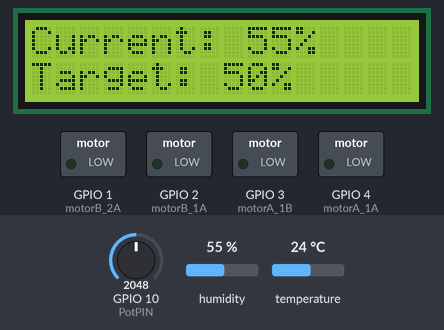
Recording of a sketch running on a simulated Seeed XIAO ESP32-S3. Parts: 16×2 character LCD, switched loads named in the sketch (green lamp = pin HIGH). Inputs (shaded band) come from the test bench; at power-on: humidity 55 %, GPIO 10 (PotPIN) = 2048, temperature 24 °C.

Above: at 1.3 s.
1.4 s: humidity set to 22 %
At 2.7 s:
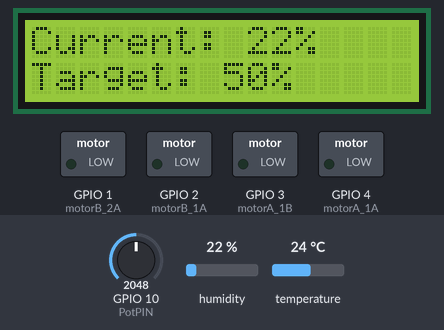
3.6 s: GPIO 10 (PotPIN) set to 1960
At 4.2 s:
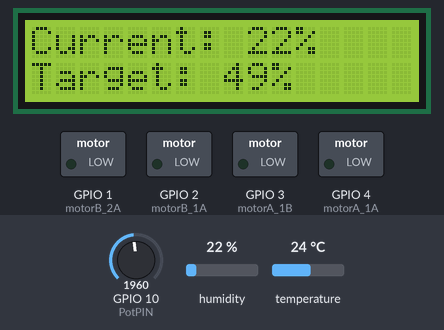
5.1 s: humidity set to 40 %
At 7.3 s:
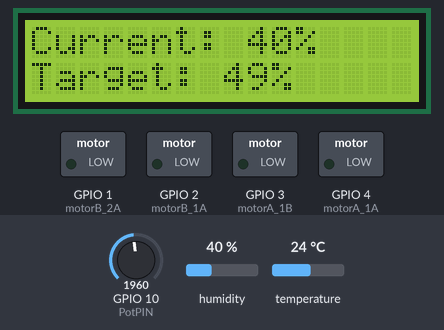
7.6 s: GPIO 10 (PotPIN) set to 1228
At 8.5 s:
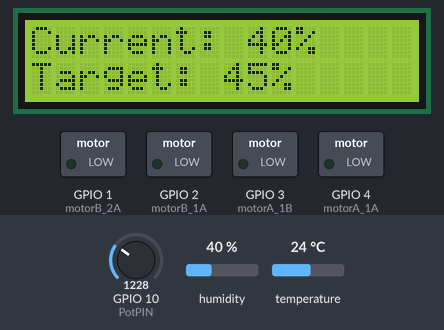
9.1 s: humidity set to 68 %
At 11.1 s:
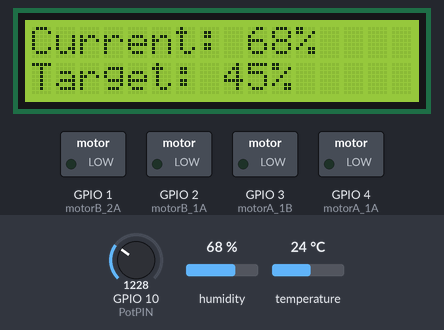
11.7 s: GPIO 10 (PotPIN) set to 491
At 12.8 s:
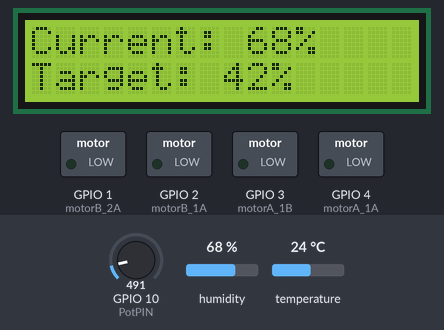
Timing chart, 0 to 14.2 s (numbered marks = the images above; inputs shaded):
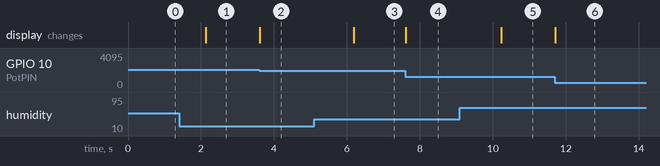

Measured:
- after the input at 1.4 s, the display: changes after 0.73 s (image 1)
- after the input at 3.6 s, the display: changes at once (image 2)
- after the input at 5.1 s, the display: changes after 1.1 s (image 3)
- after the input at 7.6 s, the display: changes at once (image 4)
- after the input at 9.1 s, the display: changes after 1.1 s (image 5)
- after the input at 11.7 s, the display: changes at once (image 6)

The sketch:

UI_and_Fan.ino
```cpp
/*
  This code is for Spring 2025 ECSE 395 Group 6's project.
  It is meant to be a humidifier that works with an external water source for easy cleaning.
  The current code is to run the fan (Motor B) for 5 seconds whenever the actual humidity is below the target humidity.
  It then waits for 30 seconds before turning the fan on for another 5, repeating until the actual humidity is
  at or above the target humidity.
  The board used for this project is an Seeed Studio XIAO ESP32S3 as it had enough analog out pins for the project
  While the board given in class, the Adafruit Feather V2, does not have enough.
*/

#include <DHT.h> //for DHT11 Sensor
#include <LiquidCrystal_I2C.h> //for LCD screen

//lcd is wired to SCL and SDA pins
const int DHTPIN = A10;  // Define the pin used to connect the sensor (A0)
#define DHTTYPE DHT11  // Define the sensor type
const int PotPIN = A9; // Defines the potentiometer pin (A1)

const int motorB_1A = A1; //Define the pin for pin B-1A on motor controller board
const int motorB_2A = A0; //Define the pin for pin B-2A on motor controller board
const int motorA_1A = A3; //Define the pin for pin A-1A on motor controller board
const int motorA_1B = A2; //Define the pin for pin A-1B on motor controller board

LiquidCrystal_I2C lcd(0x27, 16, 2);  // initialize the Liquid Crystal Display object with the I2C address 0x27, 16 columns and 2 rows

DHT dht(DHTPIN, DHTTYPE);  // Create a DHT object

void setup() {
  // Initialize the serial communication
  lcd.init();
  lcd.clear();
  lcd.backlight();

  //sets all the motor pins as output
  pinMode(motorB_1A, OUTPUT);
  pinMode(motorB_2A, OUTPUT);
  pinMode(motorA_1A, OUTPUT);
  pinMode(motorA_1B, OUTPUT);

  Serial.begin(9600);

  dht.begin();  // Initialize the DHT sensor

  int target_base = 40; //smallest value for target humidity

  //Sets up the lcd screen immediately after turning on
  lcd.setCursor(0,0);
  lcd.print("Current: ");
  lcd.print(read_Humidity());
  lcd.print("%");
  lcd.setCursor(0,1);
  lcd.print("Target: ");
  lcd.print(read_Pot() + target_base);
  lcd.print("%");


}


int last_time_motor = millis();
int last_time_hum = millis();
int last_Pot_Val = 0;
int target_base = 40; //smallest value for target humidity
int actual_humidity = read_Humidity();
int target_humidity = read_Pot() + target_base;

void loop() {
  // DHT-11 CODE

  int current_time = millis();
  int time_diff_hum = current_time - last_time_hum;
  int current_Pot_Val = read_Pot();
  // checks if at least 2 seconds has elapsed since last humidity reading
  if (time_diff_hum >= 2000) {
    int actual_humidity = read_Humidity();
    lcd.setCursor(0,0); //Set cursor to character 0 on line 0

    //Prints the current humidity read by the DHT11
    lcd.print("Current: ");
    lcd.print(actual_humidity);
    lcd.print("%");
  }


  // POTENTIOMETER CODE

  //displays the current potentiometer value and doesn't update serial unless value has changed
  if (current_Pot_Val != last_Pot_Val) {
    // updates last and current potentiometer values
    last_Pot_Val = current_Pot_Val;
    current_Pot_Val = read_Pot();

    int target_humidity = current_Pot_Val + target_base; // user set target humidity
    //Serial.println(target_humidity);
    lcd.setCursor(0,1); //Set cursor to character 0 on line 1
    lcd.print("Target: ");
    lcd.print(target_humidity);
    lcd.print("%");
  }

  // MOTOR CODE
  int current_time_motor = millis();
  int time_diff_motor = current_time_motor - last_time_motor;
  if (actual_humidity < target_humidity) {
    if (time_diff_motor < 5000) {
      run_Fan();
    } else {
      fan_Off();
    }
    if (time_diff_motor > 35000) {
      last_time_motor = millis();
    }
  }
}

// reads and returns the humidity from the DHT sensor
int read_Humidity() {
  int humidity = dht.readHumidity();
  if (isnan(humidity)) {
    Serial.println(F("Failed to read from DHT sensor!"));
    return humidity;
  }
  //Serial.print(F("Humidity: "));
  //Serial.println(humidity);
  last_time_hum = millis();
  return humidity;
}

//gets a value from 0 to 20 from the potentiometer
int read_Pot() {
  int Pot_Val = analogRead(PotPIN);
  int pot_final_val = (Pot_Val * 20) / 4095;
  return pot_final_val;
}

void run_Fan() {
  analogWrite(motorB_1A, 255);
  analogWrite(motorB_2A, 0);
}

void fan_Off() {
  analogWrite(motorB_1A, 0);
  analogWrite(motorB_2A, 0);
}
```
